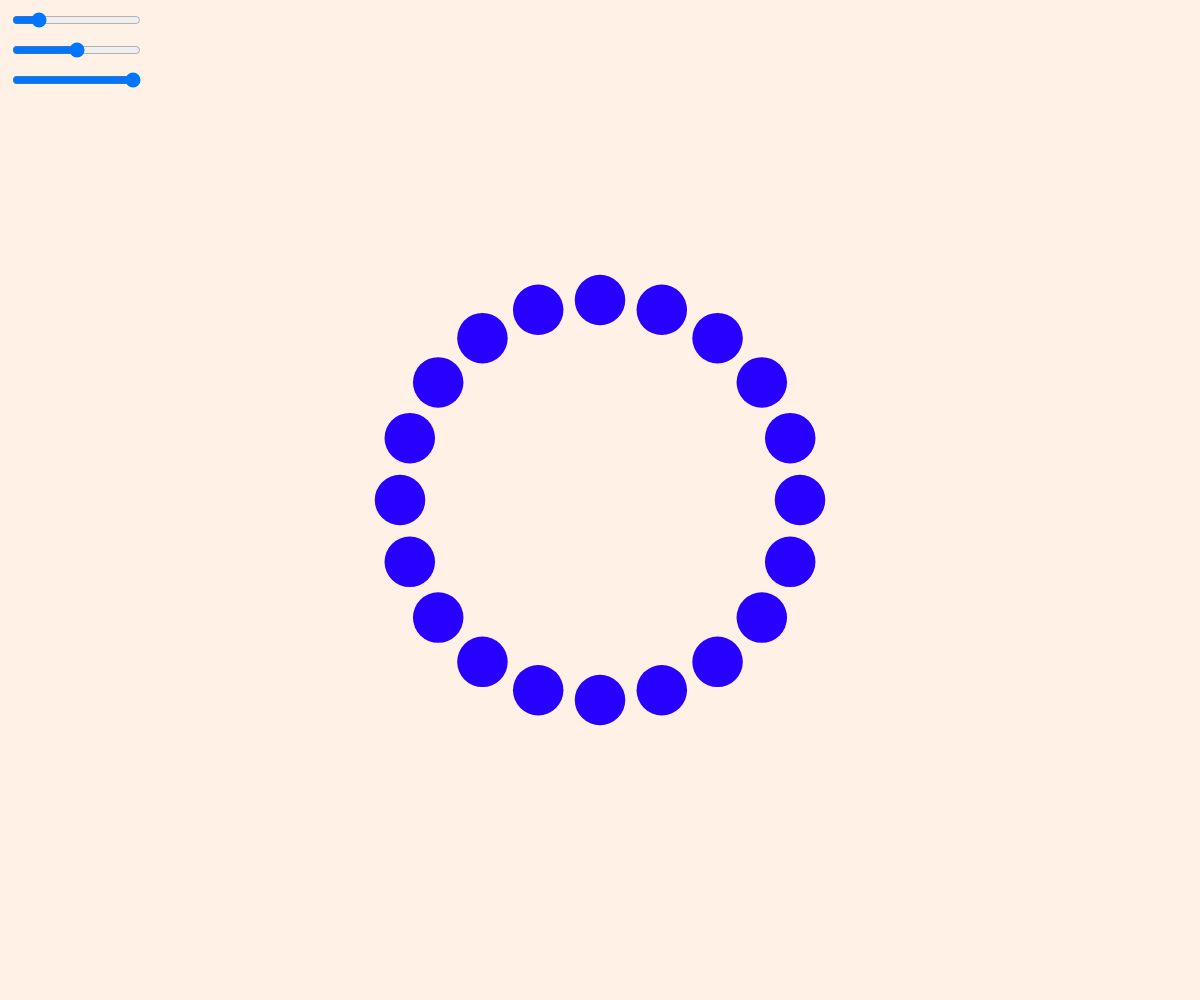
Frame 1 (no input)
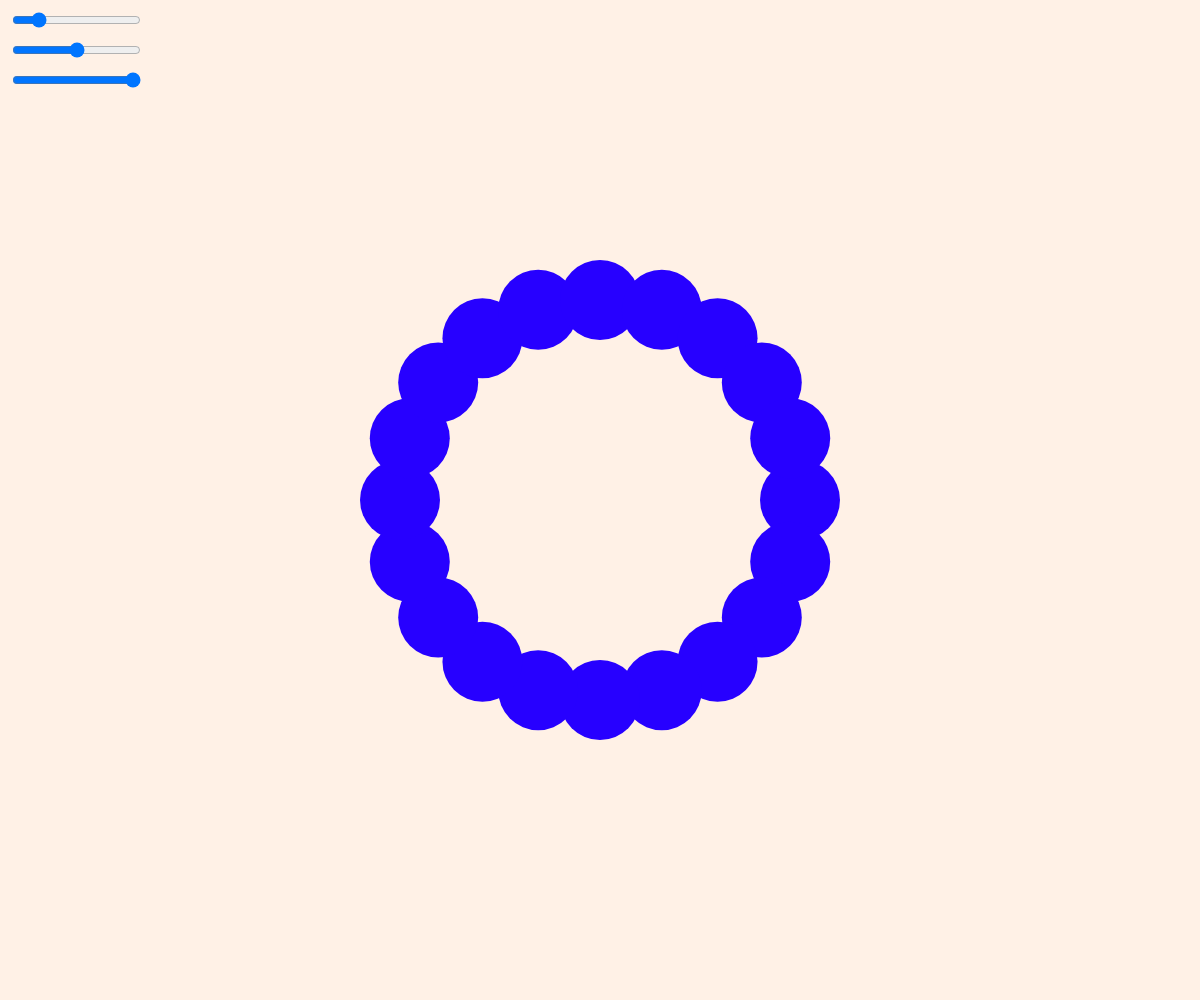
Frame 60 (no input)
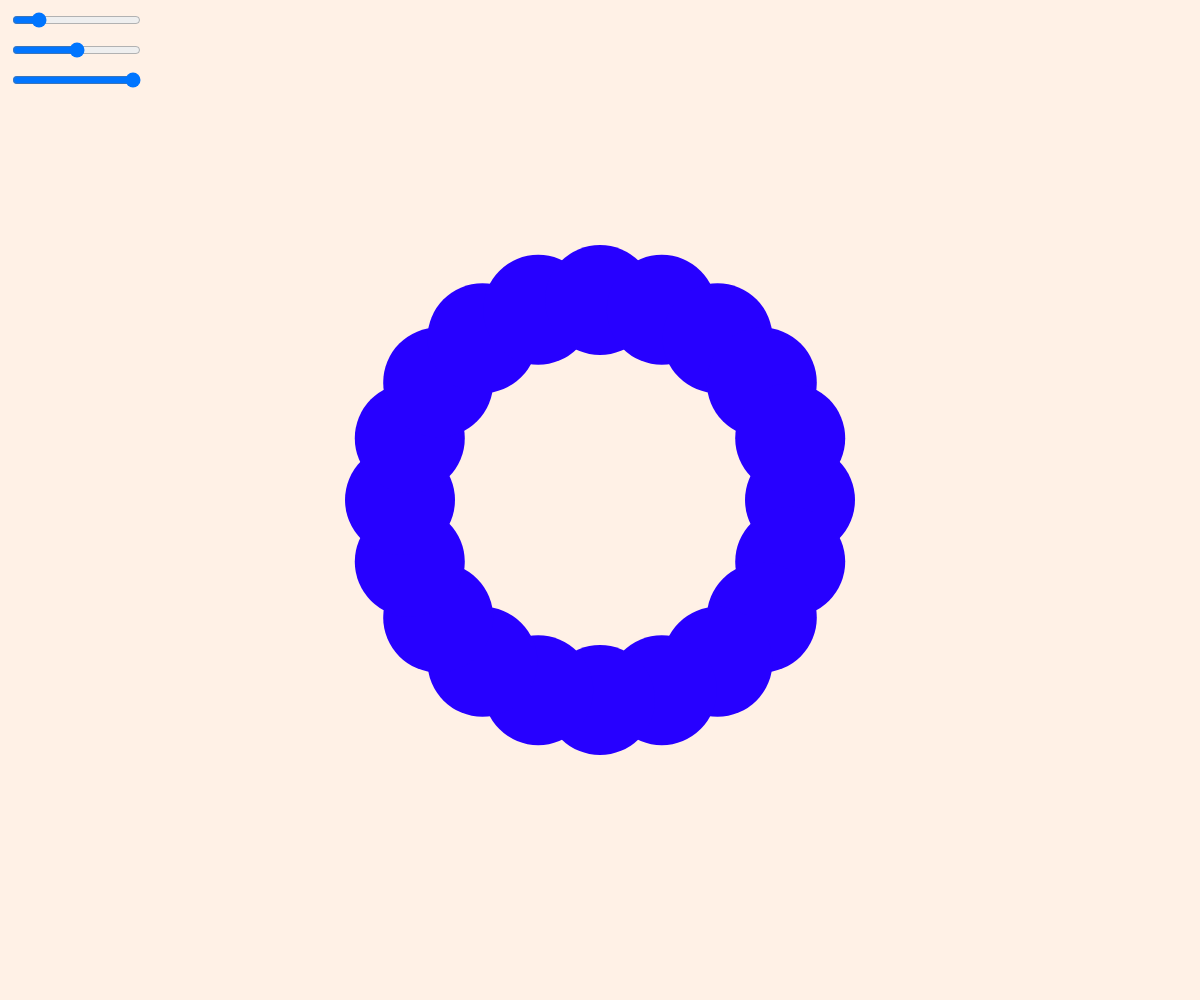
Frame 120 (the mouse pressed at the canvas centre since frame 60)

The p5.js sketch that drew these frames (run headless with seeded random() and noise() and a simulated clock; from frame 60 on, the mouse is pressed at the canvas centre):

// p5.js sketch
// ── sketch.js
let positionSlider, colorSlider, opacitySlider;

// Variablen für automatisches Wachstum
let autoSize = 50;
let growthSpeed = 0.5;

function setup() {
  createCanvas(windowWidth, windowHeight);
  colorMode(HSB, 260, 100, 100, 100); // Farben im HSB-Modus

  // Slider
  positionSlider = createSlider(0, width, width / 6);
  positionSlider.position(10, 10);
  colorSlider = createSlider(0, 360, 180);
  colorSlider.position(10, 40);
  opacitySlider = createSlider(0, 100, 100);
  opacitySlider.position(10, 70);
}

function draw() {
  background(20, 10, 100);
  
  // Kreisgrösse automatisch ändern
  autoSize += growthSpeed;
  if (autoSize > 200 || autoSize < 10) {
    growthSpeed *= -1; // Richtung umkehren (wachsen/schrumpfen)
  }

  drawCircle(); // Zeichenfunktion für Kreis
}

// Kreiszeichnung entsprechend den Sliderwerten
function drawCircle() {
  let numShapes = 20;
  let radius = positionSlider.value();
  
  for (let i = 0; i < numShapes; i++) {
    let angle = TWO_PI / numShapes * i;
    let x = width / 2 + radius * cos(angle);
    let y = height / 2 + radius * sin(angle);
    fill(colorSlider.value(), 100, 100, opacitySlider.value());
    noStroke();
    ellipse(x, y, autoSize, autoSize); // automatische Grösse
  }
}
